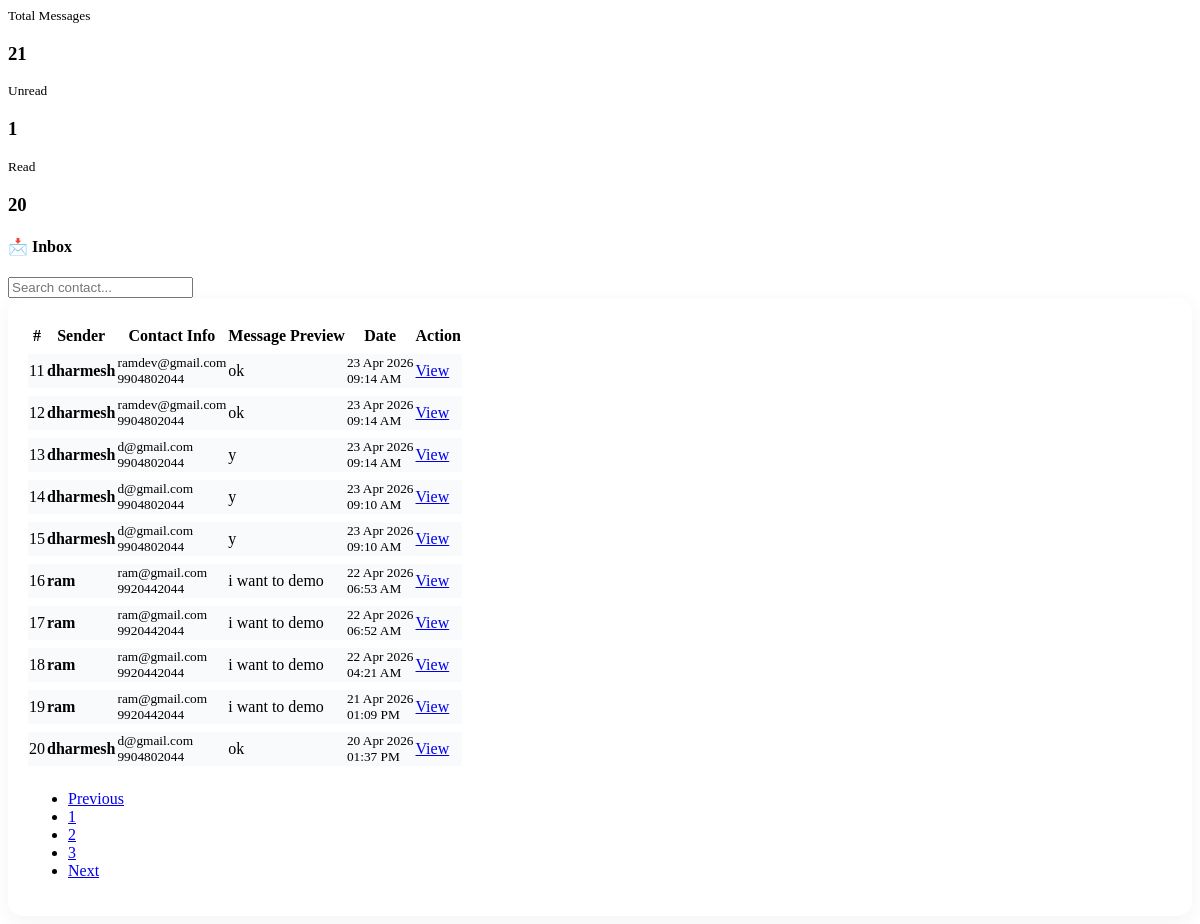
Screenshot of /admin/messages.php?page=messages&p=2 (signed in) with the database file from the repository.
### tables this page shows
CREATE TABLE `contact_messages` (
  `id` int(11) NOT NULL,
  `name` varchar(100) NOT NULL,
  `email` varchar(100) NOT NULL,
  `phone` varchar(20) NOT NULL,
  `message` text NOT NULL,
  `status` enum('new','read') DEFAULT 'new',
  `created_at` timestamp NOT NULL DEFAULT current_timestamp()
);

### admin/messages.php (the view, shortened to what this page needs)
<?php
include('../db_connect.php');
$limit = 10;
$page_num = isset($_GET['p']) ? max(1, (int)$_GET['p']) : 1;
$offset = ($page_num - 1) * $limit;
$view_id = isset($_GET['view_id']) ? (int)$_GET['view_id'] : 0;
$single_msg = null;
$stats_query = "SELECT
    COUNT(*) as total,
    SUM(CASE WHEN status='new' THEN 1 ELSE 0 END) as unread,
    SUM(CASE WHEN status='read' THEN 1 ELSE 0 END) as read_count
    FROM contact_messages";
$stats = $conn->query($stats_query)->fetch_assoc();
$list_query = "SELECT * FROM contact_messages ORDER BY created_at DESC LIMIT ? OFFSET ?";
$stmt_list = $conn->prepare($list_query);
$stmt_list->bind_param("ii", $limit, $offset);
$stmt_list->execute();
$result = $stmt_list->get_result();
$total_pages = ceil($stats['total'] / $limit);
?>
<div class="container-fluid py-4">
    <div class="row g-3 mb-4">
        <div class="col-md-4">
            <div class="card card-stat p-3 shadow-sm">
                <small class="text-muted text-uppercase">Total Messages</small>
                <h3 class="fw-bold"><?= $stats['total'] ?></h3>
            </div>
        </div>
        <div class="col-md-4">
            <div class="card card-stat p-3 shadow-sm border-start border-warning border-4">
                <small class="text-muted text-uppercase">Unread</small>
                <h3 class="text-warning fw-bold"><?= $stats['unread'] ?></h3>
            </div>
        </div>
        <div class="col-md-4">
            <div class="card card-stat p-3 shadow-sm border-start border-success border-4">
                <small class="text-muted text-uppercase">Read</small>
                <h3 class="text-success fw-bold"><?= $stats['read_count'] ?></h3>
            </div>
        </div>
    </div>
    <?php if($view_id && $single_msg): ?>
        <div class="row justify-content-center pt-5">
            <div class="col-md-8">
                <div class="card border-0 shadow-lg p-4" style="border-radius: 20px;">
                    <div class="d-flex justify-content-between align-items-center mb-4">
                        <h4>📩 Message Details</h4>
                        <span class="badge bg-light text-dark"><?= date('d M Y, h:i A', strtotime($single_msg['created_at'])) ?></span>
                    </div>
                    <div class="row g-3">
                        <div class="col-md-6"><strong>Name:</strong><p class="text-muted"><?= htmlspecialchars($single_msg['name']) ?></p></div>
                        <div class="col-md-6"><strong>Email:</strong><p class="text-muted"><?= htmlspecialchars($single_msg['email']) ?></p></div>
                        <div class="col-md-6"><strong>Phone:</strong><p class="text-muted"><?= htmlspecialchars($single_msg['phone']) ?></p></div>
                        <div class="col-12">
                            <strong>Message Content:</strong>
                            <div class="mt-2 p-3 bg-light rounded shadow-sm"><?= nl2br(htmlspecialchars($single_msg['message'])) ?></div>
                        </div>
                    </div>
                    <div class="mt-4 text-end">
                        <a href="?page=messages&p=<?= $page_num ?>" class="btn btn-outline-secondary px-4">Back to List</a>
                    </div>
                </div>
            </div>
        </div>
    <?php else: ?>
        <div class="d-flex justify-content-between align-items-center mb-3">
            <h4 class="fw-bold">📩 Inbox</h4>
            <input type="text" id="searchInput" class="form-control shadow-sm w-25" placeholder="Search contact...">
        </div>
        <div class="table-container">
            <div class="table-responsive">
                <table class="table custom-table">
                    <thead>
                        <tr>
                            <th>#</th>
                            <th>Sender</th>
                            <th>Contact Info</th>
                            <th>Message Preview</th>
                            <th>Date</th>
                            <th class="text-center">Action</th>
                        </tr>
                    </thead>
                    <tbody id="tableBody">
                        <?php
                        $sr = $offset + 1;
                        while($row = $result->fetch_assoc()):
                            $isNew = ($row['status'] == 'new');
                        ?>
                        <tr class="<?= $isNew ? 'unread-row' : '' ?>">
                            <td><?= $sr++ ?></td>
                            <td class="name-col">
                                <strong><?= htmlspecialchars($row['name']) ?></strong>
                            </td>
                            <td class="info-col">
                                <small><?= htmlspecialchars($row['email']) ?></small><br>
                                <small class="text-muted"><?= htmlspecialchars($row['phone']) ?></small>
                            </td>
                            <td><?= htmlspecialchars(mb_strimwidth($row['message'], 0, 45, "...")) ?></td>
                            <td>
                                <small><?= date('d M Y', strtotime($row['created_at'])) ?></small><br>
                                <small class="text-muted"><?= date('h:i A', strtotime($row['created_at'])) ?></small>
                            </td>
                            <td class="text-center">
                                <a href="?page=messages&view_id=<?= $row['id'] ?>&p=<?= $page_num ?>"
                                   class="btn btn-sm <?= $isNew ? 'btn-warning' : 'btn-light border' ?> rounded-pill px-3">
                                   <?= $isNew ? 'Read Now' : 'View' ?>
                                </a>
                            </td>
                        </tr>
                        <?php endwhile; ?>
                    </tbody>
                </table>
            </div>
            <?php if($total_pages > 1): ?>
            <nav class="mt-4">
                <ul class="pagination justify-content-center">
                    <li class="page-item <?= ($page_num <= 1) ? 'disabled' : '' ?>">
                        <a class="page-link" href="?page=messages&p=<?= $page_num - 1 ?>">Previous</a>
                    </li>
                    <?php for($i=1; $i<=$total_pages; $i++): ?>
                        <li class="page-item <?= ($i == $page_num) ? 'active' : '' ?>">
                            <a class="page-link" href="?page=messages&p=<?= $i ?>"><?= $i ?></a>
                        </li>
                    <?php endfor; ?>
                    <li class="page-item <?= ($page_num >= $total_pages) ? 'disabled' : '' ?>">
                        <a class="page-link" href="?page=messages&p=<?= $page_num + 1 ?>">Next</a>
                    </li>
                </ul>
            </nav>
            <?php endif; ?>
        </div>
    <?php endif; ?>
</div>

### admin/messages.php (style rules this page uses)
.table-container { background: #fff; border-radius: 15px; padding: 20px; box-shadow: 0 5px 20px rgba(0,0,0,0.05); }
.custom-table { border-collapse: separate; border-spacing: 0 8px; }
.custom-table tbody tr { background: var(--bg-light); transition: 0.3s; }
.card-stat { border: none; border-radius: 12px; transition: 0.3s; }

### rows the page displays
contact_messages: name "dharmesh", email "ramdev@gmail.com", phone "9904802044", message "ok", created_at "23 Apr 2026", created_at "09:14 AM", status "View"
contact_messages: name "dharmesh", email "ramdev@gmail.com", phone "9904802044", message "ok", created_at "23 Apr 2026", created_at "09:14 AM", status "View"
contact_messages: name "dharmesh", email "d@gmail.com", phone "9904802044", message "y", created_at "23 Apr 2026", created_at "09:14 AM", status "View"
contact_messages: name "dharmesh", email "d@gmail.com", phone "9904802044", message "y", created_at "23 Apr 2026", created_at "09:10 AM", status "View"
contact_messages: name "dharmesh", email "d@gmail.com", phone "9904802044", message "y", created_at "23 Apr 2026", created_at "09:10 AM", status "View"
contact_messages: name "ram", email "ram@gmail.com", phone "9920442044", message "i want to demo", created_at "22 Apr 2026", created_at "06:53 AM", status "View"
contact_messages: name "ram", email "ram@gmail.com", phone "9920442044", message "i want to demo", created_at "22 Apr 2026", created_at "06:52 AM", status "View"
contact_messages: name "ram", email "ram@gmail.com", phone "9920442044", message "i want to demo", created_at "22 Apr 2026", created_at "04:21 AM", status "View"
contact_messages: name "ram", email "ram@gmail.com", phone "9920442044", message "i want to demo", created_at "21 Apr 2026", created_at "01:09 PM", status "View"
contact_messages: name "dharmesh", email "d@gmail.com", phone "9904802044", message "ok", created_at "20 Apr 2026", created_at "01:37 PM", status "View"

### other values shown
$stats['total'] "21"
$stats['unread'] "1"
$stats['read_count'] "20"
